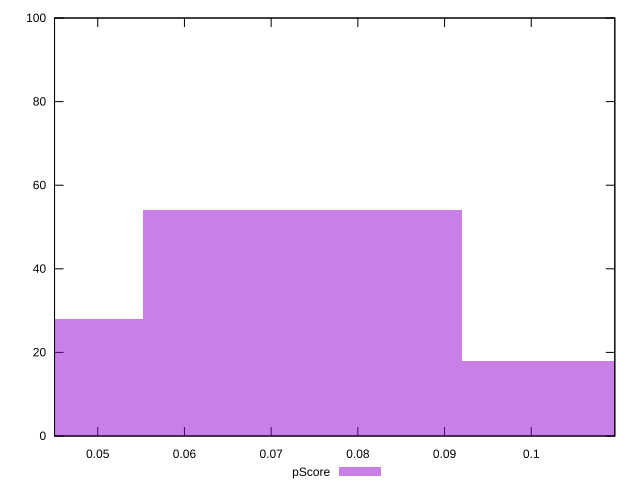

Recreate this plot in gnuplot.
reset

$pScore <<EOF
0.0367872659246733 28
0.0735745318493466 54
0.11036179777401992 18
EOF

set key outside below
set boxwidth 0.0367872659246733
set xrange [0.045017164816701816:0.10963694435663818]
set yrange [0:100]
set trange [0:100]
set style fill transparent solid 0.5 noborder
set terminal svg size 640, 490 enhanced background rgb 'white'
set output "reprap/interactive/samples/pages+cached+noexternal+nomedia/pScore/histogram.svg"

plot $pScore title "pScore" with boxes

reset
